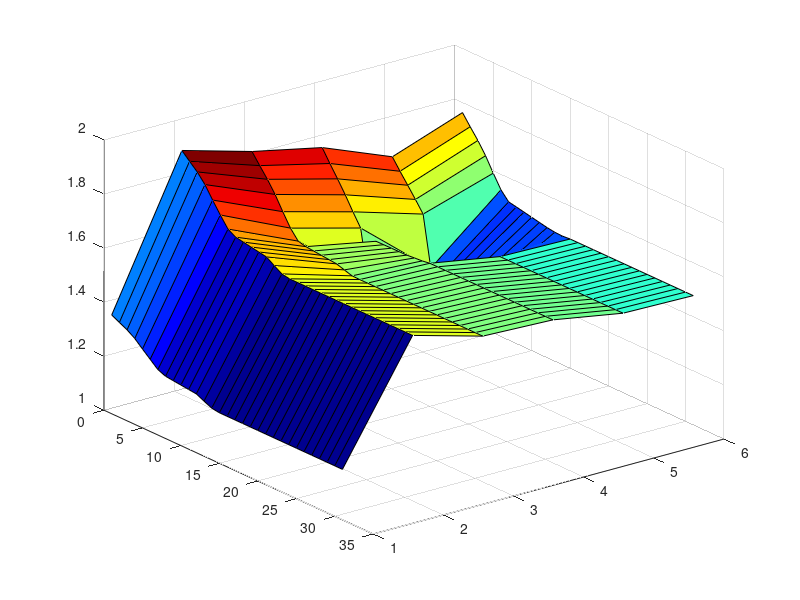

Here is the MATLAB script that generated this plot:
A = csvread('data.txt');
length(A);


figure
h1 = axes
[x,y] = meshgrid(1:size(A)(2),1:size(A)(1));
surf(x,y,A)
colormap(jet)
set(h1, 'Ydir', 'reverse')
set(h1, 'YAxisLocation', 'Right')

pause;